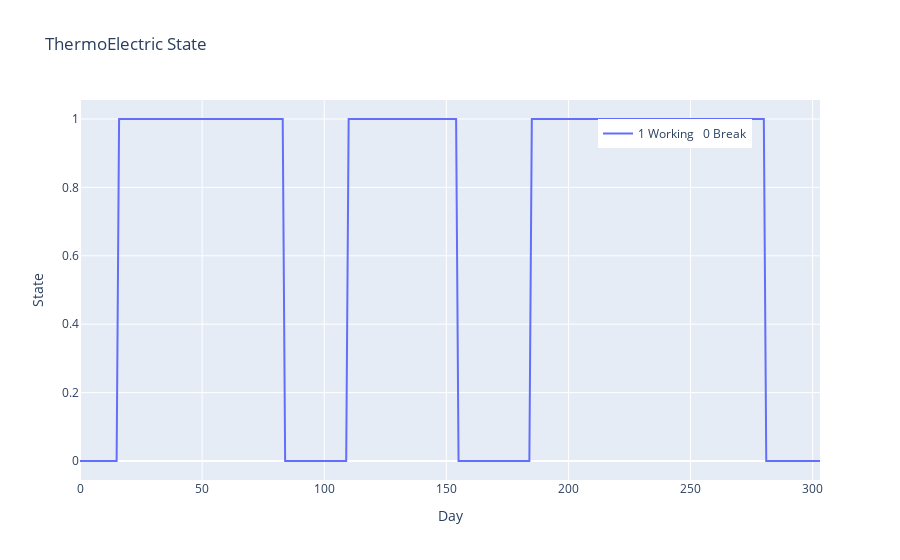

Notebook code cell kept with this figure:
### Code cell
for i in range(1):
    print(i)
    thermoelectrics[i].plot(0, 365)
    thermoelectrics[i].get_distributions_info()

### Figure 1 — Plotly figure (JSON) as saved in the notebook; plotly's stock layout.template omitted (floating-point values rounded to 4 significant figures; data arrays with more than 128 entries replaced by an {"elided": "..."} marker saying what was removed)
{"data": [{"mode": "lines", "name": "1 Working \n 0 Break", "type": "scatter", "x": {"elided": "365 int values"}, "y": {"elided": "304 int values"}}], "layout": {"legend": {"x": 0.7, "y": 0.95}, "showlegend": true, "title": {"text": "ThermoElectric State"}, "xaxis": {"title": {"text": "Day"}}, "yaxis": {"title": {"text": "State"}}}}
